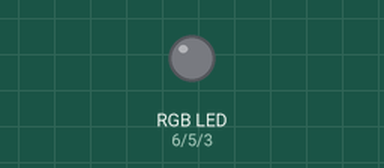
This sketch was run on a simulated Arduino Uno, built with avr-gcc and run on an emulated ATmega328P. On the bench: an RGB LED mixed from three pins (HIGH = lit).

Above: at 0.1 s.
At 4.1 s:
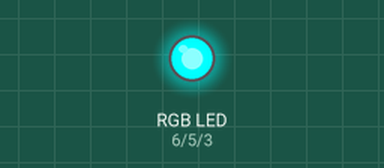
At 6.8 s:
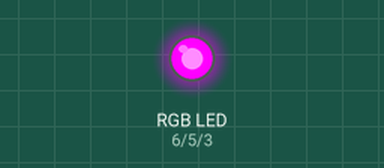
At 28.7 s:
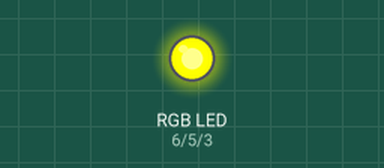
At 32.8 s:
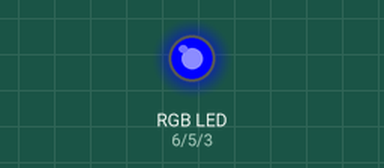
At 35.5 s:
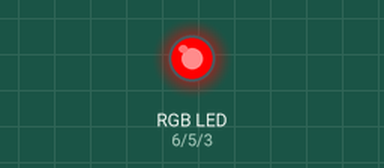
Timing chart, 0 to 40.0 s (numbered marks = the images above):
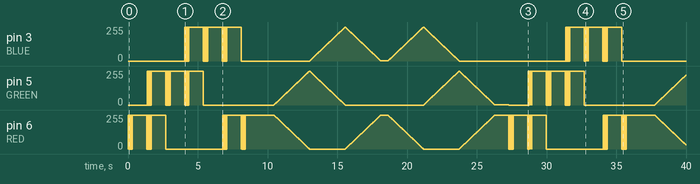

The sketch:

arduinoRGB.ino
```cpp
/**
 * 24-bit color spectrum - RGB led
 * @author: Alejandro Druetta
 * @date  : 05/22/16
 */

// Led pins
#define RED   6
#define GREEN 5
#define BLUE  3

#define DEBUG false

// Color hexadecimal values
const unsigned long red   = 0xFF0000;
const unsigned long green = 0x00FF00;
const unsigned long blue  = 0x0000FF;

const unsigned long yellow  = red + green;
const unsigned long cyan    = green + blue;
const unsigned long magenta = blue + red;

const unsigned long colors[] = {red, yellow, green, cyan, blue, magenta};

void setup() {
  pinMode(RED,   OUTPUT);
  pinMode(GREEN, OUTPUT);
  pinMode(BLUE,  OUTPUT);

  if (DEBUG) {
    Serial.begin(9600);
    Serial.println("Starting Serial...");
    if (!Serial);
    Serial.println("Started!");
  }
 }

void loop() {
  // Sequence blinks
  for (size_t i=0; i<6; i++) {
    blinkColor(colors[i], 4);
  }
  blinkColor(red, 4);

  delay(1000);

  // Sequence transitions
  transition(red,   green);
  transition(green, blue);
  transition(blue,  red);

  delay(500);

  transition(red,   blue);
  transition(blue,  green);
  transition(green, red);

  delay(1000);
}

void blinkColor(unsigned long color, int n) {
  for (int i=0; i<n+1; i++) {
    digitalWrite(RED,   LOW);
    digitalWrite(GREEN, LOW);
    digitalWrite(BLUE,  LOW);
    delay(30);
    writeColor(color);
    delay(30);
  }
  delay(1000);
}

void writeColor(unsigned long color) {
  analogWrite(RED,   color >> 16);
  analogWrite(GREEN, color >> 8);
  analogWrite(BLUE,  color);
  if (DEBUG)
    Serial.println(color, HEX);
  delay(10);
}

void transition(long a, long b) {
  unsigned long pass = abs(a - b) / 0xFF;

  if (a < b)
    for (unsigned long i=a; i<b; i+=pass) {
      writeColor(i);
    }
  else if (a > b)
    for (unsigned long i=a; i>b; i-=pass) {
      writeColor(i);
    }
  else
    writeColor(a);
}
```
